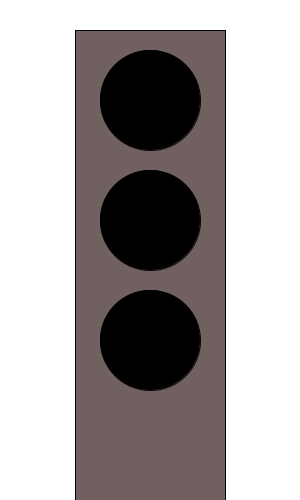
Frame 1 (no input)
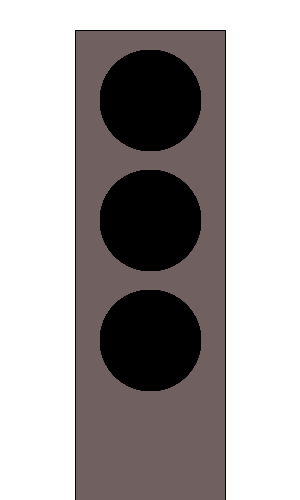
Frame 60 (the mouse pressed at the canvas centre just before this capture)
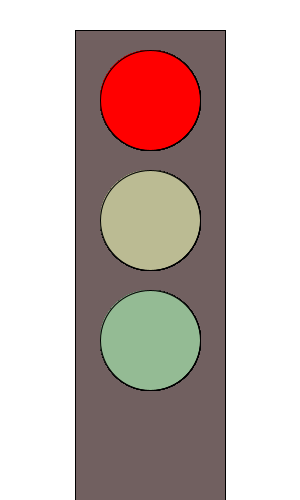
Frame 120 (the mouse held since frame 60 and released just before this capture)

The Processing sketch that drew these frames (run headless with seeded random() and noise(); from frame 60 on, the mouse is pressed at the canvas centre):

// Processing sketch: TaskSix
// ── TaskSix.pde

int redColor = color(255,0,0);
int yellowColor = color(246,255,18);
int greenColor = color(29,255,18);
int noColorRed = color(187,148,148);
int noColoryellow = color(187,187,147);
int noColorGreen = color(148,187,148);
int light1 = 0;
int light2 = 0;
int light3 = 0;


void setup(){
  size(300,500);
  background (255);
  rectMode(CENTER);
  fill(113,96,96);
  rect(150,280,150,500);

}
//red light 
void draw() {
switch (frameCount % 400){
//red
case 100:
light1 = redColor; 
light2 = noColoryellow;
light3 = noColorGreen;
break;

//half green
case 200:
light1 = redColor; 
light2 = yellowColor;
light3 = noColorGreen;
break;
//grøn
case 300:
light1 = noColorRed; 
light2 = noColoryellow;
light3 = greenColor;
break;

//yellow 
case 400:
light1 = noColorRed; 
light2 = yellowColor;
light3 = noColorGreen;
break;
}

ellipseMode(CENTER);
fill(light1);
stroke(0);
ellipse(150,100,100,100);

fill(light2);
ellipse(150,220,100,100);

fill(light3);
ellipse(150,340,100,100);

}
